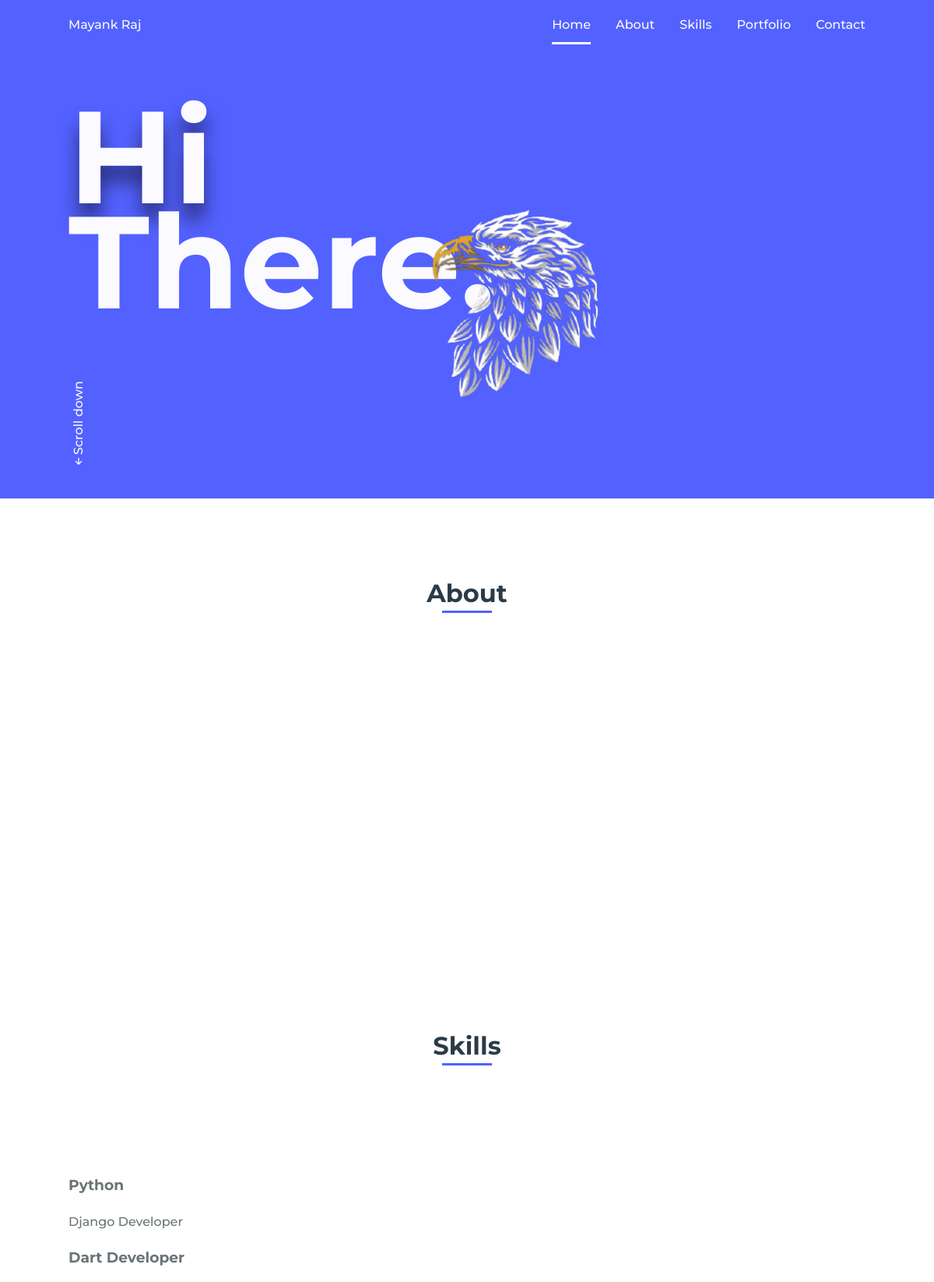
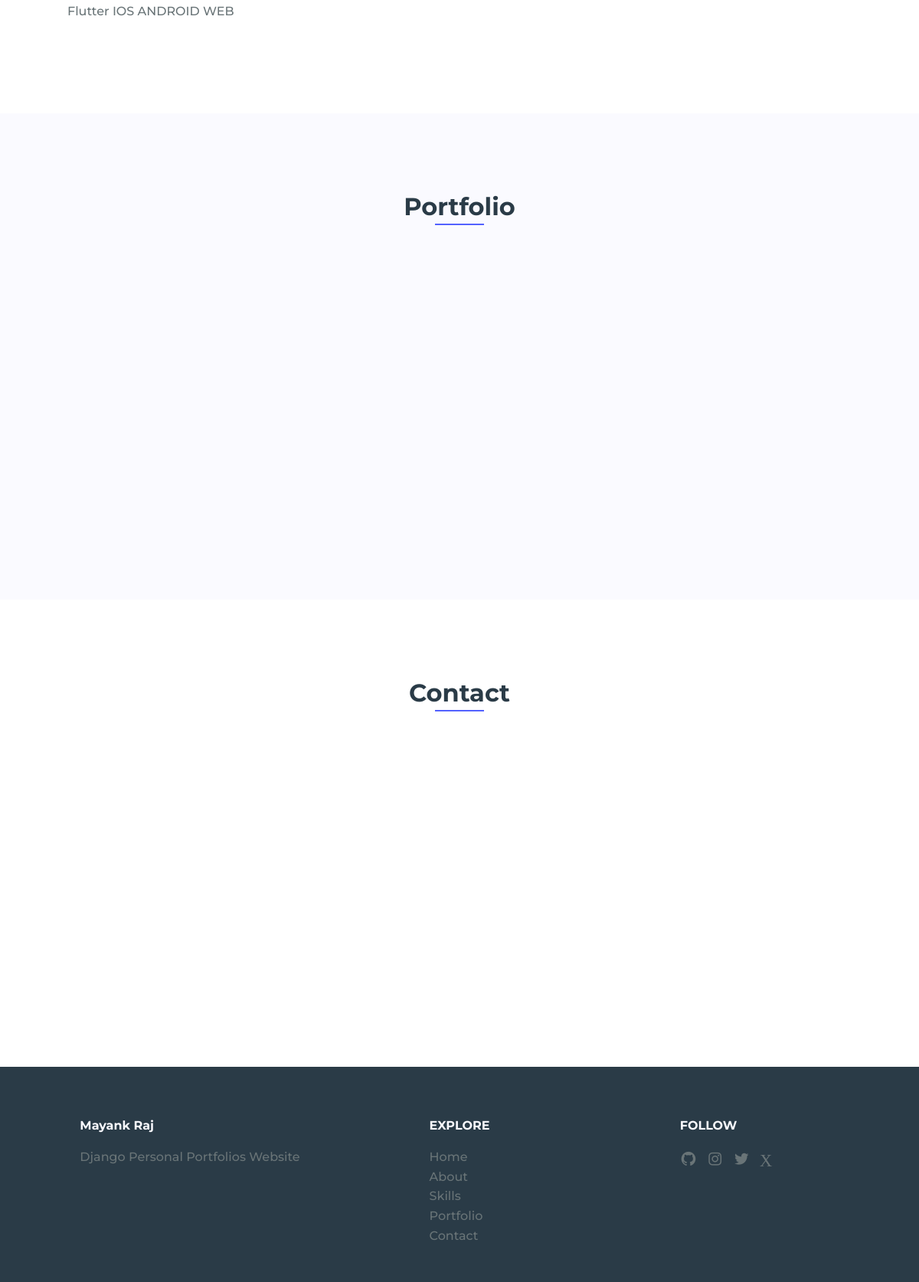
The page / on the database its author committed (2 pictures, top to bottom).
### prince/models.py (models this page shows, shortened)
class Home(models.Model):
    name = models.CharField(max_length=20)
    greetings_1 = models.CharField(max_length=5)
    greetings_2 = models.CharField(max_length=5)
    picture = models.ImageField(upload_to='picture/')
    updated = models.DateTimeField(auto_now=True)

class Category(models.Model):
    name = models.CharField(max_length=20)
    updated = models.DateTimeField(auto_now=True)
    class Meta:
        verbose_name = 'Skill'
        verbose_name_plural = 'Skills'

class Skills(models.Model):
    category = models.ForeignKey(Category,
                                 on_delete=models.CASCADE)
    skill_name = models.CharField(max_length=20)

### prince/views.py (the view)
# urls.py: path('', views.index, name='index')
def index(request):
    home = Home.objects.latest('updated')
    about = About.objects.latest('updated')
    profiles = Profile.objects.filter(about=about)
    categories = Category.objects.all()
    portfolios = Portfolio.objects.all()
    context = {
        'home': home,
        'about': about,
        'profiles': profiles,
        'categories': categories,
        'portfolios': portfolios
    }
    return render(request, 'index.html', context)

### prince/templates/index.html (shortened to what this page needs)
{% load static %}
<!DOCTYPE html>
    <html lang="en">
    <head>
        <link rel="stylesheet" href="{% static 'assets/css/styles.css' %}">
        <link href='https://cdn.jsdelivr.net/npm/boxicons@2.0.5/css/boxicons.min.css' rel='stylesheet'>
    </head>
    <body>
        <header class="l-header">
            <nav class="nav bd-grid">
                <div>
                    <a href="#" class="nav__logo">{{home.name}}</a>
                </div>
                <div class="nav__menu" id="nav-menu">
                    <ul class="nav__list">
                        <li class="nav__item"><a href="#home" class="nav__link active">Home</a></li>
                        <li class="nav__item"><a href="#about" class="nav__link">About</a></li>
                        <li class="nav__item"><a href="#skills" class="nav__link">Skills</a></li>
                        <li class="nav__item"><a href="#portfolio" class="nav__link">Portfolio</a></li>
                        <li class="nav__item"><a href="#contact" class="nav__link">Contact</a></li>
                    </ul>
                </div>
            </nav>
        </header>
        <main class="l-main">
            <section class="home" id="home">
                <div class="home__container bd-grid">
                    <h1 class="home__title"><span>{{home.greetings_1}}</span><br>{{home.greetings_2}}.</h1>
                    <div class="home__scroll">
                        <a href="#about" class="home__scroll-link"><i class='bx bx-up-arrow-alt' ></i>Scroll down</a>
                    </div>
                    <img src="{{home.picture.url}}" alt="" class="home__img">
                </div>
            </section>
            <section class="about section" id="about">
                <h2 class="section-title">About</h2>
                <div class="about__container bd-grid">
                    <div>
                        <div class="about__social">
                        </div>
                    </div>
                </div>
            </section>
            <section class="skills section" id="skills">
                <h2 class="section-title">Skills</h2>
                <div class="skills__container bd-grid">
                    <div class="skills__box">
                    <div class="skill__box">
                    {% for category in categories %}
                    <h3 class="skills_subtitle">{{category.name}}</h3>
                      {% for skills in category.skills_set.all %}
                         <span class="skills-name">{{skills.skill_name}}</span>
                      {% endfor %}
                    {% endfor %}
                    </div>
                </div>
                </div>
            </section>
            <section class="portfolio section" id="portfolio">
                <h2 class="section-title">Portfolio</h2>
                <div class="portfolio__container bd-grid">
                </div>
            </section>
            <section class="contact section" id="contact">
                <h2 class="section-title">Contact</h2>
                <div class="contact__container bd-grid">
                    <div class="contact__info">
                    </div>
                    <form action="" class="contact__form">
                        <div class="contact__inputs">
                        </div>
                    </form>
                </div>
            </section>
        </main>
        <footer class="footer section">
            <div class="footer__container bd-grid">
                <div class="footer__data">
                    <h2 class="footer__title">Mayank Raj</h2>
                    <p class="footer__text">Django Personal Portfolios Website</p>
                </div>
                <div class="footer__data">
                    <h2 class="footer__title">EXPLORE</h2>
                    <ul>
                        <li><a href="#home" class="footer__link">Home</a></li>
                        <li><a href="#about" class="footer__link">About</a></li>
                        <li><a href="#skills" class="footer__link">Skills</a></li>
                        <li><a href="#portfolio" class="footer__link">Portfolio</a></li>
                        <li><a href="#Contact" class="footer__link">Contact</a></li>
                    </ul>
                </div>
                <div class="footer__data">
                    <h2 class="footer__title">FOLLOW</h2>
                    <a href="https://github.com/mayank6940" class="footer__social"><i class='bx bxl-github' > </i></a>
                    <a href="https://www.instagram.com/mayank_raj287/" class="footer__social"><i class='bx bxl-instagram' ></i></a>
                    <a href="https://twitter.com/MayankAxl" class="footer__social"><i class='bx bxl-twitter' ></i></a>
                    <a href="https://linktr.ee/X_vamp" class="footer__social"><i class='bx bxl-linktree' >X</i></a>
                </div>
            </div>
        </footer>
    </body>
</html>

### rows shown on the page
Home: name "Mayank Raj", greetings_1 "Hi", greetings_2 "There", picture (picture)
Category: name "Python"
Skills: skill_name "Django Developer"
Category: name "Dart Developer"
Skills: skill_name "Flutter"
Skills: skill_name "IOS"
Skills: skill_name "ANDROID"
Skills: skill_name "WEB"
